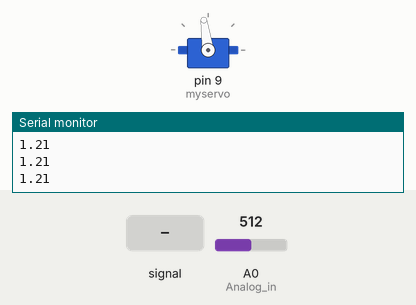
Simulated run of this sketch. Board: Arduino Uno, built with avr-gcc and run on an emulated ATmega328P. Parts: servo, the last lines printed to the serial monitor. The inputs (shaded band) are chosen by the test bench; at power-on: A0 (Analog_in) = 512.

Above: at 1.2 s.
1.3 s: A0 (Analog_in) fed a 2 Hz sine of ±306 counts around its level
At 4.05 s:
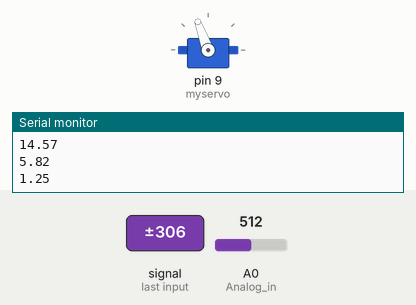
4.3 s: A0 (Analog_in) set to 306
7.3 s: A0 (Analog_in) set to 122
At 7.64 s:
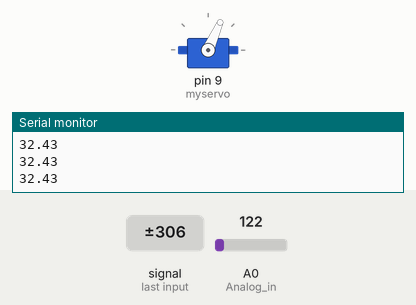
10.3 s: A0 (Analog_in) set to 511
Timing chart, 0 to 14.3 s (numbered marks = the images above; inputs shaded):
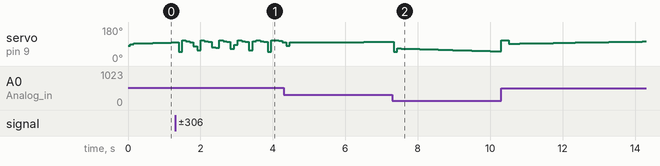

The sketch:

version_ok_15Jl25v3.ino
```cpp
#include <Wire.h>
#include <Servo.h>
#include <PID_v1.h>


/////////////////////// Inputs/outputs ///////////////////////
int Analog_in = A0;
Servo myservo;  // Create servo object to control a servo, later attached to D9
//////////////////////////////////////////////////////////////

//////////////////////// Variables ///////////////////////////
int Read = 0;

float elapsedTime, time, timePrev;  // Variables for time control

int period = 50;  // Refresh rate period of the loop is 50ms
double Setpoint, Input, Output;
//////////////////////////////////////////////////////////////

/////////////////// PID constants /////////////////////////////
float kp =2.2;
float ki =0.5;
float kd =0.5;
float p1,p2,p3;
float PID_p, PID_i, PID_d, PID_total,adc,adcm;
//////////////////////////////////////////////////////////////
PID myPID(&Input, &Output, &Setpoint, kp, ki, kd, DIRECT);

void setup() {
  Serial.begin(115200);
  myservo.attach(9);  // Attaches the servo on pin 9 to the servo object
  myservo.write(80); // Put the servo at angle 80, so the balance is in the middle
  pinMode(Analog_in, INPUT);
  time = millis();
  myPID.SetMode(AUTOMATIC);                                          //Set PID object myPID to AUTOMATIC
  myPID.SetOutputLimits(-50,50);
  //delay(10000);
}


void loop() {
  if (millis() > time + period) {
    time = millis();
    Setpoint=12;
    Input= get_dist(100);  // Get distance from the sen
    myPID.Compute();
    PID_total = map(Output, -50, 50, 50, 110);

    // Limit the PID output to within the servo's range
    if (PID_total < 50) {
      PID_total = 50;
    }
    if (PID_total > 110) {
      PID_total = 110;
    }

    // Move the servo to the calculated position
    myservo.write(PID_total);

  }
}

float get_dist(int n) {
   //float adc = analogRead(Analog_in);
   // Calculate distance using the sensor's formula
  float a = 90.63;
  float b = -1.725;
  long sum = 0;

  for (int i=0; i<n;i++){
   sum = sum + analogRead(Analog_in);
  }
  float adc=sum/n;

  float vout= adc*0.0048828125;
  float distance_cm = a*exp(b*vout);
  Serial.println(distance_cm);
  return distance_cm;
}
```
